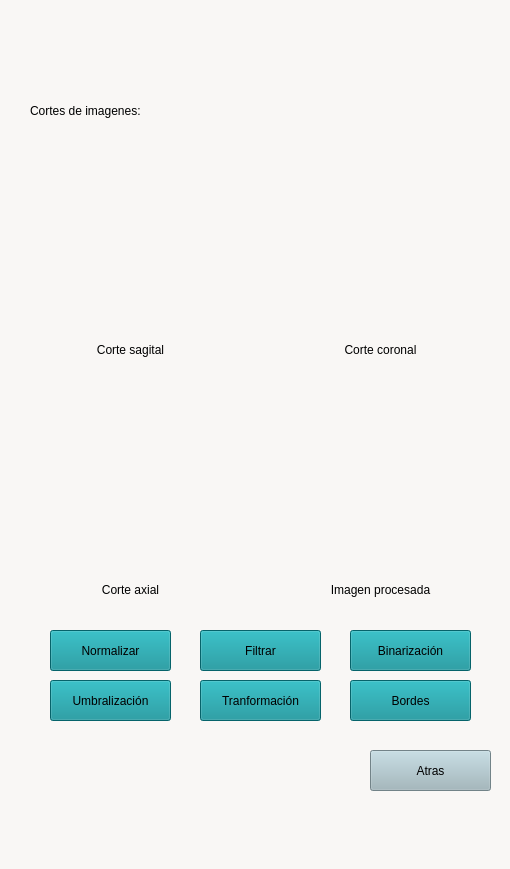
<?xml version="1.0" encoding="UTF-8"?>
<ui version="4.0">
 <class>ver_cortez</class>
 <widget class="QMainWindow" name="ver_cortez">
  <property name="geometry">
   <rect>
    <x>0</x>
    <y>0</y>
    <width>510</width>
    <height>869</height>
   </rect>
  </property>
  <property name="mouseTracking">
   <bool>false</bool>
  </property>
  <property name="windowTitle">
   <string>MainWindow</string>
  </property>
  <property name="styleSheet">
   <string notr="true"> background-color: rgb(249, 247, 245)</string>
  </property>
  <widget class="QWidget" name="centralwidget">
   <widget class="QLabel" name="logo">
    <property name="geometry">
     <rect>
      <x>130</x>
      <y>10</y>
      <width>221</width>
      <height>71</height>
     </rect>
    </property>
    <property name="minimumSize">
     <size>
      <width>221</width>
      <height>0</height>
     </size>
    </property>
    <property name="styleSheet">
     <string notr="true">border-image: url(:/logo.png);</string>
    </property>
    <property name="text">
     <string/>
    </property>
   </widget>
   <widget class="QLabel" name="titulo">
    <property name="geometry">
     <rect>
      <x>30</x>
      <y>90</y>
      <width>391</width>
      <height>41</height>
     </rect>
    </property>
    <property name="styleSheet">
     <string notr="true">font: 75 20pt &quot;Calibri&quot;;</string>
    </property>
    <property name="text">
     <string>Cortes de imagenes:</string>
    </property>
   </widget>
   <widget class="QLabel" name="corte_sagital">
    <property name="geometry">
     <rect>
      <x>30</x>
      <y>130</y>
      <width>201</width>
      <height>201</height>
     </rect>
    </property>
    <property name="styleSheet">
     <string notr="true">border-image: url(:/imagenes/img proy inf/truncfinal01.png);</string>
    </property>
    <property name="text">
     <string/>
    </property>
   </widget>
   <widget class="QLabel" name="corte_coronal">
    <property name="geometry">
     <rect>
      <x>280</x>
      <y>130</y>
      <width>201</width>
      <height>201</height>
     </rect>
    </property>
    <property name="styleSheet">
     <string notr="true">border-image: url(:/imagenes/img proy inf/truncfinal01.png);</string>
    </property>
    <property name="text">
     <string/>
    </property>
   </widget>
   <widget class="QLabel" name="corte_axial">
    <property name="geometry">
     <rect>
      <x>30</x>
      <y>370</y>
      <width>201</width>
      <height>201</height>
     </rect>
    </property>
    <property name="styleSheet">
     <string notr="true">border-image: url(:/imagenes/img proy inf/truncfinal01.png);</string>
    </property>
    <property name="text">
     <string/>
    </property>
   </widget>
   <widget class="QPushButton" name="normalizar">
    <property name="geometry">
     <rect>
      <x>50</x>
      <y>630</y>
      <width>121</width>
      <height>41</height>
     </rect>
    </property>
    <property name="styleSheet">
     <string notr="true">font: 10pt &quot;Calibri&quot;; background-color: rgb(9, 139, 148)</string>
    </property>
    <property name="text">
     <string>Normalizar</string>
    </property>
   </widget>
   <widget class="QPushButton" name="filtrar">
    <property name="geometry">
     <rect>
      <x>200</x>
      <y>630</y>
      <width>121</width>
      <height>41</height>
     </rect>
    </property>
    <property name="styleSheet">
     <string notr="true">font: 10pt &quot;Calibri&quot;;  background-color: rgb(9, 139, 148)</string>
    </property>
    <property name="text">
     <string>Filtrar</string>
    </property>
   </widget>
   <widget class="QPushButton" name="umbralizacin">
    <property name="geometry">
     <rect>
      <x>50</x>
      <y>680</y>
      <width>121</width>
      <height>41</height>
     </rect>
    </property>
    <property name="styleSheet">
     <string notr="true">font: 10pt &quot;Calibri&quot;; background-color: rgb(9, 139, 148)</string>
    </property>
    <property name="text">
     <string>Umbralización</string>
    </property>
   </widget>
   <widget class="QPushButton" name="atras">
    <property name="geometry">
     <rect>
      <x>370</x>
      <y>750</y>
      <width>121</width>
      <height>41</height>
     </rect>
    </property>
    <property name="styleSheet">
     <string notr="true">font: 10pt &quot;Calibri&quot;; background-color: rgb(159, 183, 190)</string>
    </property>
    <property name="text">
     <string>Atras</string>
    </property>
   </widget>
   <widget class="QLabel" name="texto_sagital">
    <property name="geometry">
     <rect>
      <x>30</x>
      <y>330</y>
      <width>201</width>
      <height>41</height>
     </rect>
    </property>
    <property name="styleSheet">
     <string notr="true">
font: 11pt &quot;MS Shell Dlg 2&quot;;</string>
    </property>
    <property name="text">
     <string>&lt;html&gt;&lt;head/&gt;&lt;body&gt;&lt;p align=&quot;center&quot;&gt;Corte sagital&lt;/p&gt;&lt;/body&gt;&lt;/html&gt;</string>
    </property>
   </widget>
   <widget class="QLabel" name="texto_coronal">
    <property name="geometry">
     <rect>
      <x>280</x>
      <y>330</y>
      <width>201</width>
      <height>41</height>
     </rect>
    </property>
    <property name="styleSheet">
     <string notr="true">
font: 11pt &quot;MS Shell Dlg 2&quot;;</string>
    </property>
    <property name="text">
     <string>&lt;html&gt;&lt;head/&gt;&lt;body&gt;&lt;p align=&quot;center&quot;&gt;Corte coronal&lt;/p&gt;&lt;/body&gt;&lt;/html&gt;</string>
    </property>
   </widget>
   <widget class="QLabel" name="texto_axial">
    <property name="geometry">
     <rect>
      <x>30</x>
      <y>570</y>
      <width>201</width>
      <height>41</height>
     </rect>
    </property>
    <property name="styleSheet">
     <string notr="true">
font: 11pt &quot;MS Shell Dlg 2&quot;;</string>
    </property>
    <property name="text">
     <string>&lt;html&gt;&lt;head/&gt;&lt;body&gt;&lt;p align=&quot;center&quot;&gt;Corte axial&lt;/p&gt;&lt;/body&gt;&lt;/html&gt;</string>
    </property>
   </widget>
   <widget class="QPushButton" name="binarizacion">
    <property name="geometry">
     <rect>
      <x>350</x>
      <y>630</y>
      <width>121</width>
      <height>41</height>
     </rect>
    </property>
    <property name="styleSheet">
     <string notr="true">font: 10pt &quot;Calibri&quot;; background-color: rgb(9, 139, 148)</string>
    </property>
    <property name="text">
     <string>Binarización</string>
    </property>
   </widget>
   <widget class="QPushButton" name="transformacion">
    <property name="geometry">
     <rect>
      <x>200</x>
      <y>680</y>
      <width>121</width>
      <height>41</height>
     </rect>
    </property>
    <property name="styleSheet">
     <string notr="true">font: 10pt &quot;Calibri&quot;;  background-color: rgb(9, 139, 148)</string>
    </property>
    <property name="text">
     <string>Tranformación</string>
    </property>
   </widget>
   <widget class="QPushButton" name="bordes">
    <property name="geometry">
     <rect>
      <x>350</x>
      <y>680</y>
      <width>121</width>
      <height>41</height>
     </rect>
    </property>
    <property name="styleSheet">
     <string notr="true">font: 10pt &quot;Calibri&quot;;  background-color: rgb(9, 139, 148)</string>
    </property>
    <property name="text">
     <string>Bordes</string>
    </property>
   </widget>
   <widget class="QLabel" name="img_procesada">
    <property name="geometry">
     <rect>
      <x>280</x>
      <y>370</y>
      <width>201</width>
      <height>201</height>
     </rect>
    </property>
    <property name="styleSheet">
     <string notr="true">border-image: url(:/imagenes/img proy inf/truncfinal01.png);</string>
    </property>
    <property name="text">
     <string/>
    </property>
   </widget>
   <widget class="QLabel" name="texto_img_procesada">
    <property name="geometry">
     <rect>
      <x>280</x>
      <y>570</y>
      <width>201</width>
      <height>41</height>
     </rect>
    </property>
    <property name="styleSheet">
     <string notr="true">
font: 11pt &quot;MS Shell Dlg 2&quot;;</string>
    </property>
    <property name="text">
     <string>&lt;html&gt;&lt;head/&gt;&lt;body&gt;&lt;p align=&quot;center&quot;&gt;Imagen procesada&lt;/p&gt;&lt;/body&gt;&lt;/html&gt;</string>
    </property>
   </widget>
  </widget>
  <widget class="QMenuBar" name="menubar">
   <property name="geometry">
    <rect>
     <x>0</x>
     <y>0</y>
     <width>510</width>
     <height>26</height>
    </rect>
   </property>
  </widget>
  <widget class="QStatusBar" name="statusbar"/>
 </widget>
 <resources>
  <include location="logo_pricipal.qrc"/>
 </resources>
 <connections/>
</ui>
